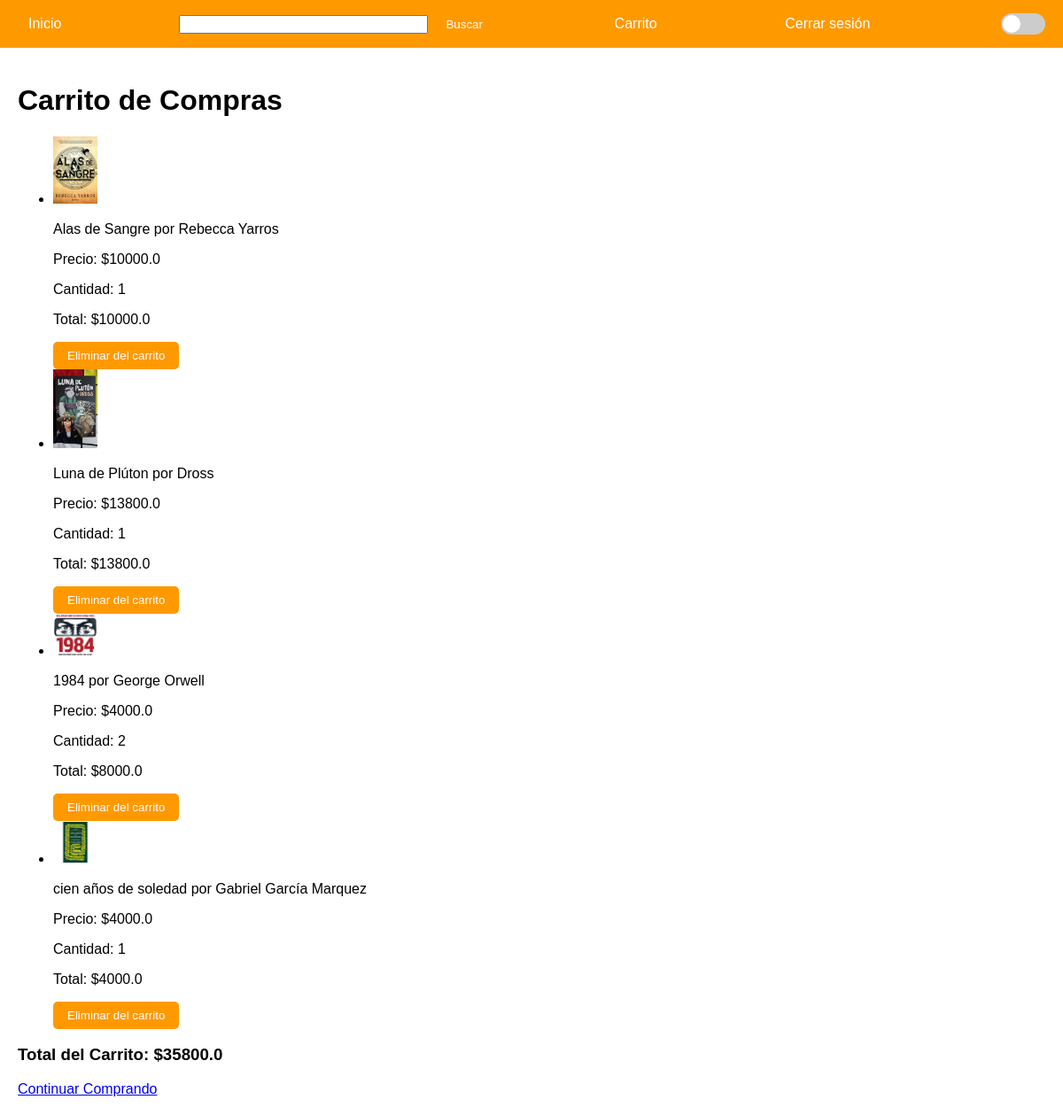
/cart (signed in), run on the app's committed database.
### models.py (models this page shows)
class Cart(db.Model):
    id = db.Column(db.Integer, primary_key=True)
    user_id = db.Column(db.Integer, db.ForeignKey('user.id'), nullable=False)
    book_id = db.Column(db.Integer, db.ForeignKey('book.id'), nullable=False)
    quantity = db.Column(db.Integer, nullable=False, default=1)
    added_on = db.Column(db.DateTime, default=lambda: datetime.today())
    user = db.relationship('User', backref='cart_items')
    book = db.relationship('Book')

class Book(db.Model):
    id = db.Column(db.Integer, primary_key=True)
    title = db.Column(db.String(150), nullable=False)
    author = db.Column(db.String(150), nullable=False)
    price = db.Column(db.Float, nullable=False)
    image_file = db.Column(db.String(150), nullable=False, default='default.jpg')

### app.py (the view)
@app.route('/cart', methods=['GET', 'POST'])
@login_required
def cart():
    items = Cart.query.filter_by(user_id=current_user.id).all()
    total = sum(item.book.price * item.quantity for item in items)
    return render_template('cart.html', items=items, total=total)

### forms.py
class SearchForm(FlaskForm):
    search = StringField('Buscar libros', validators=[DataRequired()])
    submit = SubmitField('Buscar')

### app.py (called while the page is built)
@login_manager.user_loader
def load_user(user_id):
    with Session(db.engine) as session:  # Crear sesión con el motor
        return session.get(User, int(user_id))  # Obtener el usuario por ID

@app.context_processor
def inject_search_form():
    return {'search_form': SearchForm()}

### templates/cart.html
{% extends 'layout.html' %}
{% block content %}
<h1>Carrito de Compras</h1>
{% if items %}
    <ul>
        {% for item in items %}
            <li>
                <img src="{{ url_for('static', filename='uploads/' + item.book.image_file) }}" alt="Imagen de {{ item.book.title }}" width="50">
                <p>{{ item.book.title }} por {{ item.book.author }}</p>
                <p>Precio: ${{ item.book.price }}</p>
                <p>Cantidad: {{ item.quantity }}</p>
                <p>Total: ${{ item.book.price * item.quantity }}</p>
                <form action="{{ url_for('remove_from_cart', cart_id=item.id) }}" method="post">
                    <button type="submit">Eliminar del carrito</button>
                </form>
            </li>
        {% endfor %}
    </ul>
    <h3>Total del Carrito: ${{ total }}</h3>
{% else %}
    <p>El carrito está vacío.</p>
{% endif %}
<a href="{{ url_for('index') }}">Continuar Comprando</a>
{% endblock %}

### static/styles.css (style rules this page uses)
:root { --primary-color: #FF9900; --background-light: #FFFFFF; --background-dark: #181818; --text-light: #000000; --text-dark: #FFFFFF; --card-light: #F3F3F3; --card-dark: #282828; }
body { font-family: Arial, sans-serif; background-color: var(--background-light); color: var(--text-light); margin: 0; padding: 0; }
button, .btn { background-color: var(--primary-color); color: var(--text-dark); padding: 8px 16px; border: none; border-radius: 5px; cursor: pointer; }

### data on the page
Cart: image_file (picture), book "Alas de Sangre", book.author "Rebecca Yarros", book.price "10000.0", quantity "1", item.book.price*item.quantity "10000.0"
Cart: image_file (picture), book "Luna de Plúton", book.author "Dross", book.price "13800.0", quantity "1", item.book.price*item.quantity "13800.0"
Cart: title (picture), book "1984", book.author "George Orwell", book.price "4000.0", quantity "2", item.book.price*item.quantity "8000.0"
Cart: image_file (picture), book "cien años de soledad", book.author "Gabriel García Marquez", book.price "4000.0", quantity "1", item.book.price*item.quantity "4000.0"

### other printed values
{{ total }} "35800.0"
